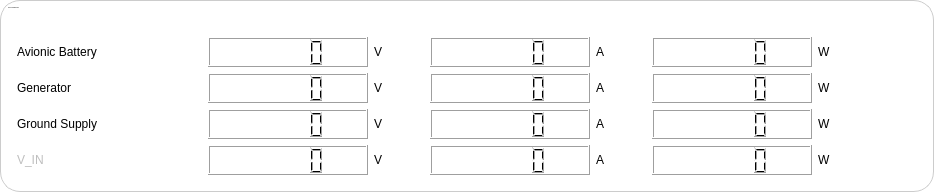
       <widget class="QGroupBox" name="gridGroupBox">
        <property name="maximumSize">
         <size>
          <width>16777215</width>
          <height>1677777</height>
         </size>
        </property>
        <property name="font">
         <font>
          <family>Segoe UI</family>
          <pointsize>-1</pointsize>
          <bold>true</bold>
         </font>
        </property>
        <property name="styleSheet">
         <string notr="true">QGroupBox {
                                        background-color: #fff;
                                        border: 1px solid #ccc;
                                        border-radius: 20px;
                                        margin-top: 0px;
                                        padding: 5px;
                                        }

                                        QGroupBox::title {
                                        subcontrol-origin: content;
                                        subcontrol-position: top left;
                                        padding: 1px 2px;
                                        color: #444;
                                        font-size: 28px;
                                        background-color: transparent;
                                        }
                                    </string>
        </property>
        <property name="title">
         <string>INPUT POWER BUSES</string>
        </property>
        <property name="alignment">
         <set>Qt::AlignmentFlag::AlignLeading|Qt::AlignmentFlag::AlignLeft|Qt::AlignmentFlag::AlignTop</set>
        </property>
        <layout class="QGridLayout" name="gridLayout">
         <item row="0" column="0">
          <spacer name="horizontalSpacer_3">
           <property name="orientation">
            <enum>Qt::Orientation::Horizontal</enum>
           </property>
           <property name="sizeType">
            <enum>QSizePolicy::Policy::Fixed</enum>
           </property>
           <property name="sizeHint" stdset="0">
            <size>
             <width>40</width>
             <height>20</height>
            </size>
           </property>
          </spacer>
         </item>
         <item row="4" column="2">
          <widget class="QLabel" name="label_tpi_3">
           <property name="sizePolicy">
            <sizepolicy hsizetype="Fixed" vsizetype="Preferred">
             <horstretch>0</horstretch>
             <verstretch>0</verstretch>
            </sizepolicy>
           </property>
           <property name="minimumSize">
            <size>
             <width>50</width>
             <height>0</height>
            </size>
           </property>
           <property name="maximumSize">
            <size>
             <width>16777215</width>
             <height>30</height>
            </size>
           </property>
           <property name="text">
            <string>V</string>
           </property>
          </widget>
         </item>
         <item row="4" column="5">
          <widget class="QLCDNumber" name="vBusPower">
           <property name="maximumSize">
            <size>
             <width>16777215</width>
             <height>30</height>
            </size>
           </property>
          </widget>
         </item>
         <item row="1" column="3">
          <widget class="QLCDNumber" name="avionicBatteryCurrent">
           <property name="sizePolicy">
            <sizepolicy hsizetype="Minimum" vsizetype="Preferred">
             <horstretch>0</horstretch>
             <verstretch>0</verstretch>
            </sizepolicy>
           </property>
           <property name="minimumSize">
            <size>
             <width>160</width>
             <height>0</height>
            </size>
           </property>
           <property name="maximumSize">
            <size>
             <width>180</width>
             <height>30</height>
            </size>
           </property>
          </widget>
         </item>
         <item row="3" column="1">
          <widget class="QLCDNumber" name="groundSupplyVoltage">
           <property name="sizePolicy">
            <sizepolicy hsizetype="Minimum" vsizetype="Preferred">
             <horstretch>0</horstretch>
             <verstretch>0</verstretch>
            </sizepolicy>
           </property>
           <property name="minimumSize">
            <size>
             <width>160</width>
             <height>0</height>
            </size>
           </property>
           <property name="maximumSize">
            <size>
             <width>180</width>
             <height>30</height>
            </size>
           </property>
           <property name="font">
            <font>
             <family>Segoe UI</family>
             <pointsize>-1</pointsize>
             <kerning>true</kerning>
            </font>
           </property>
           <property name="smallDecimalPoint">
            <bool>false</bool>
           </property>
          </widget>
         </item>
         <item row="4" column="3">
          <widget class="QLCDNumber" name="vBusCurrent">
           <property name="sizePolicy">
            <sizepolicy hsizetype="Minimum" vsizetype="Preferred">
             <horstretch>0</horstretch>
             <verstretch>0</verstretch>
            </sizepolicy>
           </property>
           <property name="minimumSize">
            <size>
             <width>160</width>
             <height>0</height>
            </size>
           </property>
           <property name="maximumSize">
            <size>
             <width>180</width>
             <height>30</height>
            </size>
           </property>
          </widget>
         </item>
         <item row="1" column="5">
          <widget class="QLCDNumber" name="avionicBatteryPower">
           <property name="minimumSize">
            <size>
             <width>160</width>
             <height>0</height>
            </size>
           </property>
           <property name="maximumSize">
            <size>
             <width>180</width>
             <height>30</height>
            </size>
           </property>
          </widget>
         </item>
         <item row="4" column="1">
          <widget class="QLCDNumber" name="vBusVoltage">
           <property name="sizePolicy">
            <sizepolicy hsizetype="Minimum" vsizetype="Preferred">
             <horstretch>0</horstretch>
             <verstretch>0</verstretch>
            </sizepolicy>
           </property>
           <property name="minimumSize">
            <size>
             <width>160</width>
             <height>0</height>
            </size>
           </property>
           <property name="maximumSize">
            <size>
             <width>180</width>
             <height>30</height>
            </size>
           </property>
           <property name="font">
            <font>
             <family>Segoe UI</family>
             <pointsize>-1</pointsize>
            </font>
           </property>
          </widget>
         </item>
         <item row="1" column="4">
          <widget class="QLabel" name="label_13">
           <property name="maximumSize">
            <size>
             <width>16777215</width>
             <height>30</height>
            </size>
           </property>
           <property name="text">
            <string>A</string>
           </property>
          </widget>
         </item>
         <item row="3" column="3">
          <widget class="QLCDNumber" name="groundSupplyCurrent">
           <property name="sizePolicy">
            <sizepolicy hsizetype="Minimum" vsizetype="Preferred">
             <horstretch>0</horstretch>
             <verstretch>0</verstretch>
            </sizepolicy>
           </property>
           <property name="minimumSize">
            <size>
             <width>160</width>
             <height>0</height>
            </size>
           </property>
           <property name="maximumSize">
            <size>
             <width>150</width>
             <height>30</height>
            </size>
           </property>
           <property name="font">
            <font>
             <family>Segoe UI</family>
             <pointsize>-1</pointsize>
            </font>
           </property>
          </widget>
         </item>
         <item row="1" column="6">
          <widget class="QLabel" name="label_47">
           <property name="maximumSize">
            <size>
             <width>16777215</width>
             <height>30</height>
            </size>
           </property>
           <property name="text">
            <string>W</string>
           </property>
          </widget>
         </item>
         <item row="2" column="2">
          <widget class="QLabel" name="label_6">
           <property name="sizePolicy">
            <sizepolicy hsizetype="Fixed" vsizetype="Preferred">
             <horstretch>0</horstretch>
             <verstretch>0</verstretch>
            </sizepolicy>
           </property>
           <property name="minimumSize">
            <size>
             <width>50</width>
             <height>0</height>
            </size>
           </property>
           <property name="maximumSize">
            <size>
             <width>16777215</width>
             <height>30</height>
            </size>
           </property>
           <property name="text">
            <string>V</string>
           </property>
          </widget>
         </item>
         <item row="3" column="4">
          <widget class="QLabel" name="label_22">
           <property name="maximumSize">
            <size>
             <width>16777215</width>
             <height>30</height>
            </size>
           </property>
           <property name="text">
            <string>A</string>
           </property>
          </widget>
         </item>
         <item row="1" column="2">
          <widget class="QLabel" name="label_8">
           <property name="maximumSize">
            <size>
             <width>16777215</width>
             <height>30</height>
            </size>
           </property>
           <property name="text">
            <string>V</string>
           </property>
          </widget>
         </item>
         <item row="2" column="1">
          <widget class="QLCDNumber" name="GeneratorVoltage">
           <property name="sizePolicy">
            <sizepolicy hsizetype="Minimum" vsizetype="Preferred">
             <horstretch>0</horstretch>
             <verstretch>0</verstretch>
            </sizepolicy>
           </property>
           <property name="minimumSize">
            <size>
             <width>160</width>
             <height>0</height>
            </size>
           </property>
           <property name="maximumSize">
            <size>
             <width>180</width>
             <height>30</height>
            </size>
           </property>
           <property name="font">
            <font>
             <family>Segoe UI</family>
             <pointsize>-1</pointsize>
            </font>
           </property>
          </widget>
         </item>
         <item row="2" column="4">
          <widget class="QLabel" name="label_6_amp">
           <property name="sizePolicy">
            <sizepolicy hsizetype="Fixed" vsizetype="Preferred">
             <horstretch>0</horstretch>
             <verstretch>0</verstretch>
            </sizepolicy>
           </property>
           <property name="minimumSize">
            <size>
             <width>50</width>
             <height>0</height>
            </size>
           </property>
           <property name="maximumSize">
            <size>
             <width>16777215</width>
             <height>30</height>
            </size>
           </property>
           <property name="text">
            <string>A</string>
           </property>
          </widget>
         </item>
         <item row="2" column="5">
          <widget class="QLCDNumber" name="GeneratorPower">
           <property name="maximumSize">
            <size>
             <width>16777215</width>
             <height>30</height>
            </size>
           </property>
          </widget>
         </item>
         <item row="4" column="6">
          <widget class="QLabel" name="label_50">
           <property name="maximumSize">
            <size>
             <width>16777215</width>
             <height>30</height>
            </size>
           </property>
           <property name="text">
            <string>W</string>
           </property>
          </widget>
         </item>
         <item row="4" column="4">
          <widget class="QLabel" name="label_6_amp5_2">
           <property name="sizePolicy">
            <sizepolicy hsizetype="Fixed" vsizetype="Preferred">
             <horstretch>0</horstretch>
             <verstretch>0</verstretch>
            </sizepolicy>
           </property>
           <property name="minimumSize">
            <size>
             <width>50</width>
             <height>0</height>
            </size>
           </property>
           <property name="maximumSize">
            <size>
             <width>16777215</width>
             <height>30</height>
            </size>
           </property>
           <property name="text">
            <string>A</string>
           </property>
          </widget>
         </item>
         <item row="2" column="3">
          <widget class="QLCDNumber" name="GeneratorCurrent">
           <property name="sizePolicy">
            <sizepolicy hsizetype="Minimum" vsizetype="Preferred">
             <horstretch>0</horstretch>
             <verstretch>0</verstretch>
            </sizepolicy>
           </property>
           <property name="minimumSize">
            <size>
             <width>160</width>
             <height>0</height>
            </size>
           </property>
           <property name="maximumSize">
            <size>
             <width>180</width>
             <height>30</height>
            </size>
           </property>
           <property name="font">
            <font>
             <family>Segoe UI</family>
             <pointsize>-1</pointsize>
            </font>
           </property>
          </widget>
         </item>
         <item row="2" column="6">
          <widget class="QLabel" name="label_48">
           <property name="maximumSize">
            <size>
             <width>16777215</width>
             <height>30</height>
            </size>
           </property>
           <property name="text">
            <string>W</string>
           </property>
          </widget>
         </item>
         <item row="3" column="0">
          <widget class="QLabel" name="label_18">
           <property name="minimumSize">
            <size>
             <width>0</width>
             <height>30</height>
            </size>
           </property>
           <property name="maximumSize">
            <size>
             <width>400</width>
             <height>30</height>
            </size>
           </property>
           <property name="text">
            <string>Ground Supply</string>
           </property>
          </widget>
         </item>
         <item row="4" column="0">
          <widget class="QLabel" name="label_tpv_2">
           <property name="enabled">
            <bool>false</bool>
           </property>
           <property name="minimumSize">
            <size>
             <width>0</width>
             <height>30</height>
            </size>
           </property>
           <property name="maximumSize">
            <size>
             <width>400</width>
             <height>30</height>
            </size>
           </property>
           <property name="text">
            <string>V_IN</string>
           </property>
          </widget>
         </item>
         <item row="3" column="6">
          <widget class="QLabel" name="label_49">
           <property name="maximumSize">
            <size>
             <width>16777215</width>
             <height>30</height>
            </size>
           </property>
           <property name="text">
            <string>W</string>
           </property>
          </widget>
         </item>
         <item row="3" column="2">
          <widget class="QLabel" name="label_19">
           <property name="maximumSize">
            <size>
             <width>16777215</width>
             <height>30</height>
            </size>
           </property>
           <property name="text">
            <string>V</string>
           </property>
          </widget>
         </item>
         <item row="2" column="0">
          <widget class="QLabel" name="label_5">
           <property name="sizePolicy">
            <sizepolicy hsizetype="Preferred" vsizetype="Preferred">
             <horstretch>0</horstretch>
             <verstretch>0</verstretch>
            </sizepolicy>
           </property>
           <property name="minimumSize">
            <size>
             <width>0</width>
             <height>30</height>
            </size>
           </property>
           <property name="maximumSize">
            <size>
             <width>400</width>
             <height>30</height>
            </size>
           </property>
           <property name="text">
            <string>Generator</string>
           </property>
          </widget>
         </item>
         <item row="1" column="1">
          <widget class="QLCDNumber" name="avionicBatteryVolate">
           <property name="sizePolicy">
            <sizepolicy hsizetype="Minimum" vsizetype="Preferred">
             <horstretch>0</horstretch>
             <verstretch>0</verstretch>
            </sizepolicy>
           </property>
           <property name="minimumSize">
            <size>
             <width>160</width>
             <height>0</height>
            </size>
           </property>
           <property name="maximumSize">
            <size>
             <width>180</width>
             <height>30</height>
            </size>
           </property>
          </widget>
         </item>
         <item row="3" column="5">
          <widget class="QLCDNumber" name="groundSupplyPower">
           <property name="maximumSize">
            <size>
             <width>16777215</width>
             <height>30</height>
            </size>
           </property>
          </widget>
         </item>
         <item row="1" column="7">
          <widget class="QLabel" name="label_75">
           <property name="minimumSize">
            <size>
             <width>80</width>
             <height>0</height>
            </size>
           </property>
           <property name="maximumSize">
            <size>
             <width>56</width>
             <height>30</height>
            </size>
           </property>
           <property name="text">
            <string/>
           </property>
          </widget>
         </item>
         <item row="1" column="0">
          <widget class="QLabel" name="label_7">
           <property name="minimumSize">
            <size>
             <width>185</width>
             <height>30</height>
            </size>
           </property>
           <property name="maximumSize">
            <size>
             <width>400</width>
             <height>30</height>
            </size>
           </property>
           <property name="text">
            <string>Avionic Battery</string>
           </property>
          </widget>
         </item>
        </layout>
       </widget>
